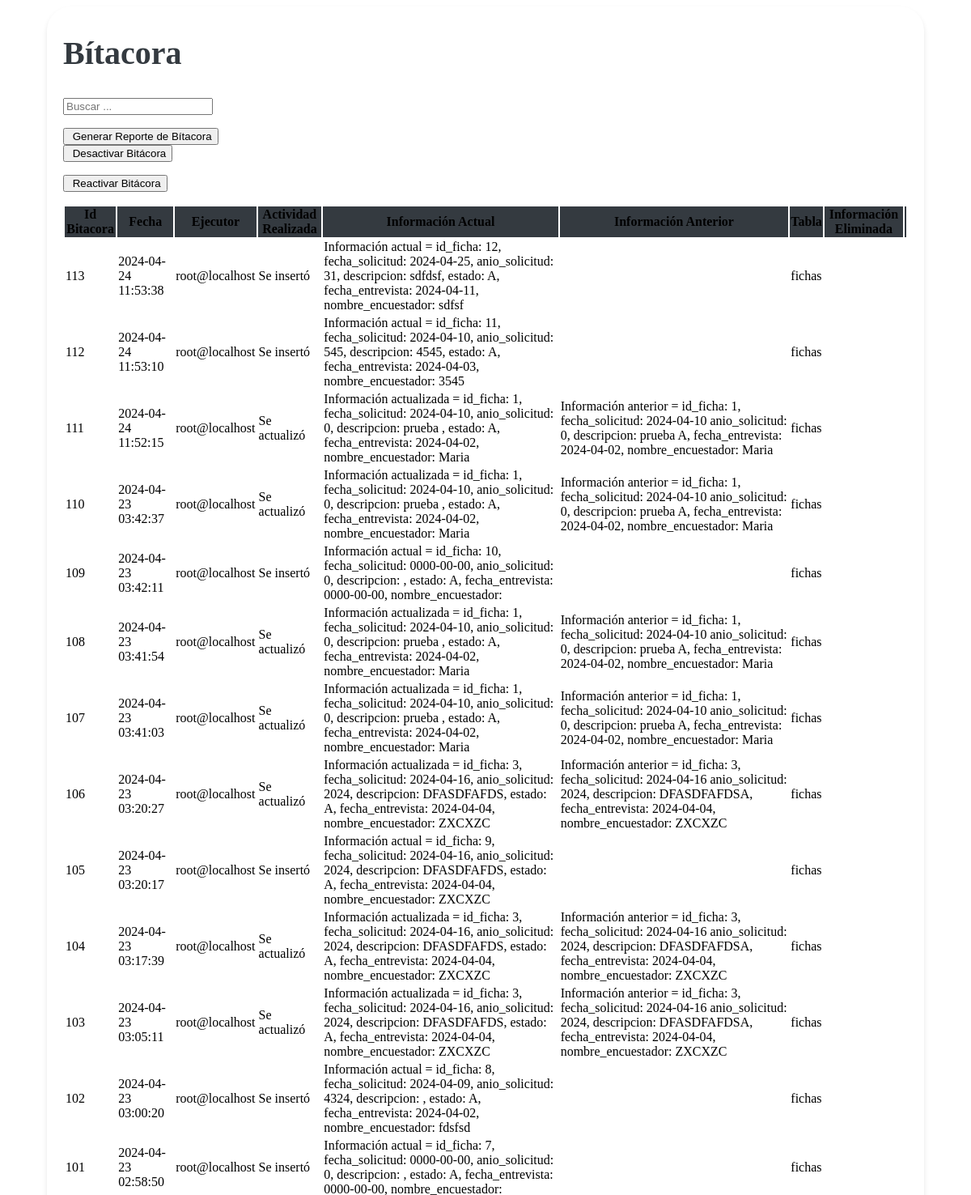
Page /vistas/Bitacora.php (upper part) on the committed database.
### tables this page shows
CREATE TABLE `bitacoras` (
  `id_bitacora` int(11) NOT NULL,
  `fecha` timestamp NOT NULL DEFAULT current_timestamp(),
  `ejecutor` varchar(30) NOT NULL,
  `actividad_realizada` varchar(50) NOT NULL,
  `informacion_actual` varchar(300) DEFAULT NULL,
  `informacion_anterior` varchar(300) DEFAULT NULL,
  `tabla` text DEFAULT NULL,
  `informacion_eliminada` text DEFAULT NULL
);

### vistas/Bitacora.php (the view, shortened to what this page needs)
<link href="https://cdn.jsdelivr.net/npm/bootstrap-icons@1.10.0/font/bootstrap-icons.css" rel="stylesheet">
<link rel="stylesheet" href="assets/css/estilos.css">
<div class="containertable">
    <div class="d-flex justify-content-between align-items-end mb-4">
        <div>
            <h1 class="poppins-font mb-2">Bítacora</h1>
            <br>
        </div>
        <div class="mb-4 border-bottom">
            <form class="d-flex" role="search">
                <div class="input-group">
                    <input class="form-control" id="searchInput" type="search" placeholder="Buscar ..." aria-label="Search">
                </div>
            </form>
        </div>
    </div>
    <div class="container">
        <div class="row">
            <div class="col-sm">
                <button type="button" class="btn btn-success" id="excelButton"><i class="fas fa-file-excel"></i>&nbsp;Generar Reporte de Bítacora</button>
            </div>
            <div class="col-sm">
                <form action="" method="post" id="eliminarTrigger">
                    <button type="submit" class="btn btn-danger" name="tipo" value="Eliminar Triggers"><i class="fas fa-ban"></i>&nbsp;Desactivar Bitácora</button>
                </form>
            </div>
            <div class="col-sm">
                <form action="" method="post" id="crearTrigger">
                    <button type="submit" class="btn btn-primary"name="tipo" value="Eliminar Triggers"><i class="fas fa-check-circle"></i>&nbsp;Reactivar Bitácora</button>
                </form>
            </div>
        </div>
    </div>
    <div class="table-responsive">
<table class="table table-hover">
    <thead class="table-dark text-center" style="background-color: #343A40;">
        <tr>
            <th scope="col">Id Bitacora</th>
            <th scope="col">Fecha</th>
            <th scope="col">Ejecutor</th>
            <th scope="col">Actividad Realizada</th>
            <th scope="col">Información Actual</th>
            <th scope="col">Información Anterior</th>
            <th scope="col">Tabla</th>
            <th scope="col">Información Eliminada</th>
            <th scope="col"></th>
        </tr>
    </thead>
    <tbody class="text-center">
        <?php
        include "../php/conexion_be.php";
        $sql = $conexion->query("SELECT * FROM bitacoras order by id_bitacora desc");
        while ($datos = $sql->fetch_object()) { ?>
            <tr>
                <td><?= $datos->id_bitacora ?></td>
                <td><?= $datos->fecha ?></td>
                <td><?= $datos->ejecutor ?></td>
                <td><?= $datos->actividad_realizada ?></td>
                <td><?= $datos->informacion_actual ?></td>
                <td><?= $datos->informacion_anterior ?></td>
                <td><?= $datos->tabla ?></td>
                <td><?= $datos->informacion_eliminada?></td>
                <td>
                </td>
            </tr>
        <?php }
        ?>
    </tbody>
</table>
</div>
    </div>

### assets/css/estilos.css (style rules this page uses)
.poppins-font { color: var(--heading, #343A40); font-size: 40px; font-style: normal; font-weight: 600; line-height: 21px; }
.containertable { background-color: #fff; padding: 20px; border-radius: 30px; margin-bottom: 20px; margin-left: 50px; margin-right: 50px; box-shadow: 0 4px 6px rgba(0, 0, 0, 0.1); }

### rows in the picture
bitacoras: id_bitacora "113", fecha "2024-04-24 11:53:38", ejecutor "root@localhost", actividad_realizada "Se insertó", informacion_actual "Información actual = id_ficha: 12, fecha_solicitud: 2024-04-25, anio_solicitud: 31, descripcion: sdfdsf, estado: A, fecha_entrevista: 2024-04-11, nombre_encuestador: sdfsf", tabla "fichas"
bitacoras: id_bitacora "112", fecha "2024-04-24 11:53:10", ejecutor "root@localhost", actividad_realizada "Se insertó", informacion_actual "Información actual = id_ficha: 11, fecha_solicitud: 2024-04-10, anio_solicitud: 545, descripcion: 4545, estado: A, fecha_entrevista: 2024-04-03, nombre_encuestador: 3545", tabla "fichas"
bitacoras: id_bitacora "111", fecha "2024-04-24 11:52:15", ejecutor "root@localhost", actividad_realizada "Se actualizó", informacion_actual "Información actualizada = id_ficha: 1, fecha_solicitud: 2024-04-10, anio_solicitud: 0, descripcion: prueba , estado: A, fecha_entrevista: 2024-04-02, nombre_encuestador: Maria", informacion_anterior "Información anterior = id_ficha: 1, fecha_solicitud: 2024-04-10 anio_solicitud: 0, descripcion: prueba A, fecha_entrevista: 2024-04-02, nombre_encuestador: Maria", tabla "fichas"
bitacoras: id_bitacora "110", fecha "2024-04-23 03:42:37", ejecutor "root@localhost", actividad_realizada "Se actualizó", informacion_actual "Información actualizada = id_ficha: 1, fecha_solicitud: 2024-04-10, anio_solicitud: 0, descripcion: prueba , estado: A, fecha_entrevista: 2024-04-02, nombre_encuestador: Maria", informacion_anterior "Información anterior = id_ficha: 1, fecha_solicitud: 2024-04-10 anio_solicitud: 0, descripcion: prueba A, fecha_entrevista: 2024-04-02, nombre_encuestador: Maria", tabla "fichas"
bitacoras: id_bitacora "109", fecha "2024-04-23 03:42:11", ejecutor "root@localhost", actividad_realizada "Se insertó", informacion_actual "Información actual = id_ficha: 10, fecha_solicitud: 0000-00-00, anio_solicitud: 0, descripcion: , estado: A, fecha_entrevista: 0000-00-00, nombre_encuestador:", tabla "fichas"
bitacoras: id_bitacora "108", fecha "2024-04-23 03:41:54", ejecutor "root@localhost", actividad_realizada "Se actualizó", informacion_actual "Información actualizada = id_ficha: 1, fecha_solicitud: 2024-04-10, anio_solicitud: 0, descripcion: prueba , estado: A, fecha_entrevista: 2024-04-02, nombre_encuestador: Maria", informacion_anterior "Información anterior = id_ficha: 1, fecha_solicitud: 2024-04-10 anio_solicitud: 0, descripcion: prueba A, fecha_entrevista: 2024-04-02, nombre_encuestador: Maria", tabla "fichas"
bitacoras: id_bitacora "107", fecha "2024-04-23 03:41:03", ejecutor "root@localhost", actividad_realizada "Se actualizó", informacion_actual "Información actualizada = id_ficha: 1, fecha_solicitud: 2024-04-10, anio_solicitud: 0, descripcion: prueba , estado: A, fecha_entrevista: 2024-04-02, nombre_encuestador: Maria", informacion_anterior "Información anterior = id_ficha: 1, fecha_solicitud: 2024-04-10 anio_solicitud: 0, descripcion: prueba A, fecha_entrevista: 2024-04-02, nombre_encuestador: Maria", tabla "fichas"
bitacoras: id_bitacora "106", fecha "2024-04-23 03:20:27", ejecutor "root@localhost", actividad_realizada "Se actualizó", informacion_actual "Información actualizada = id_ficha: 3, fecha_solicitud: 2024-04-16, anio_solicitud: 2024, descripcion: DFASDFAFDS, estado: A, fecha_entrevista: 2024-04-04, nombre_encuestador: ZXCXZC", informacion_anterior "Información anterior = id_ficha: 3, fecha_solicitud: 2024-04-16 anio_solicitud: 2024, descripcion: DFASDFAFDSA, fecha_entrevista: 2024-04-04, nombre_encuestador: ZXCXZC", tabla "fichas"
bitacoras: id_bitacora "105", fecha "2024-04-23 03:20:17", ejecutor "root@localhost", actividad_realizada "Se insertó", informacion_actual "Información actual = id_ficha: 9, fecha_solicitud: 2024-04-16, anio_solicitud: 2024, descripcion: DFASDFAFDS, estado: A, fecha_entrevista: 2024-04-04, nombre_encuestador: ZXCXZC", tabla "fichas"
bitacoras: id_bitacora "104", fecha "2024-04-23 03:17:39", ejecutor "root@localhost", actividad_realizada "Se actualizó", informacion_actual "Información actualizada = id_ficha: 3, fecha_solicitud: 2024-04-16, anio_solicitud: 2024, descripcion: DFASDFAFDS, estado: A, fecha_entrevista: 2024-04-04, nombre_encuestador: ZXCXZC", informacion_anterior "Información anterior = id_ficha: 3, fecha_solicitud: 2024-04-16 anio_solicitud: 2024, descripcion: DFASDFAFDSA, fecha_entrevista: 2024-04-04, nombre_encuestador: ZXCXZC", tabla "fichas"
bitacoras: id_bitacora "103", fecha "2024-04-23 03:05:11", ejecutor "root@localhost", actividad_realizada "Se actualizó", informacion_actual "Información actualizada = id_ficha: 3, fecha_solicitud: 2024-04-16, anio_solicitud: 2024, descripcion: DFASDFAFDS, estado: A, fecha_entrevista: 2024-04-04, nombre_encuestador: ZXCXZC", informacion_anterior "Información anterior = id_ficha: 3, fecha_solicitud: 2024-04-16 anio_solicitud: 2024, descripcion: DFASDFAFDSA, fecha_entrevista: 2024-04-04, nombre_encuestador: ZXCXZC", tabla "fichas"
bitacoras: id_bitacora "102", fecha "2024-04-23 03:00:20", ejecutor "root@localhost", actividad_realizada "Se insertó", informacion_actual "Información actual = id_ficha: 8, fecha_solicitud: 2024-04-09, anio_solicitud: 4324, descripcion: , estado: A, fecha_entrevista: 2024-04-02, nombre_encuestador: fdsfsd", tabla "fichas"
bitacoras: id_bitacora "101", fecha "2024-04-23 02:58:50", ejecutor "root@localhost", actividad_realizada "Se insertó", informacion_actual "Información actual = id_ficha: 7, fecha_solicitud: 0000-00-00, anio_solicitud: 0, descripcion: , estado: A, fecha_entrevista: 0000-00-00, nombre_encuestador:", tabla "fichas"
